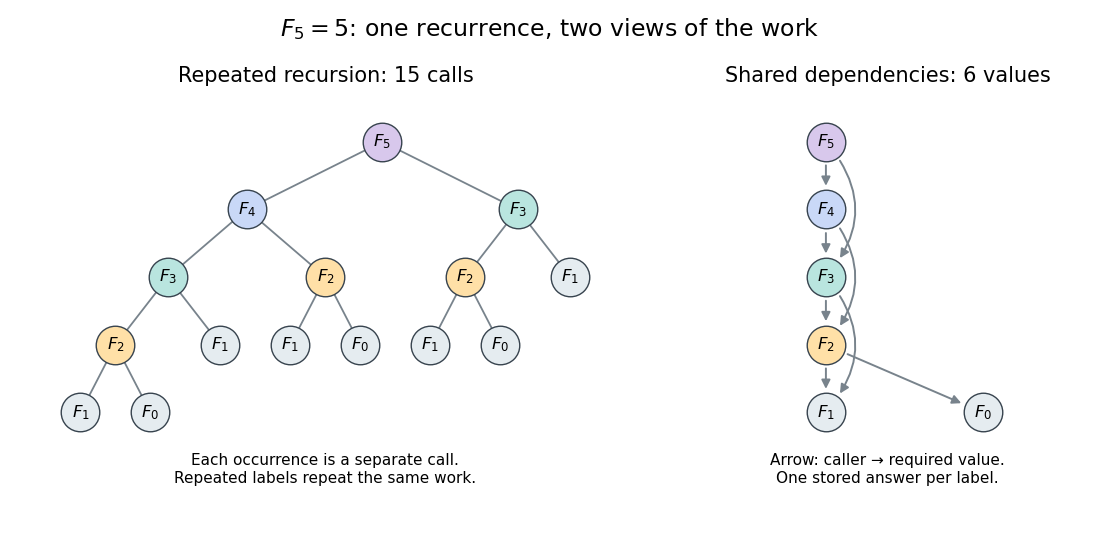

Reproduce this figure in Python.
"""Draw repeated Fibonacci calls and their distinct dependencies.

Run from _media with Python 3.14, matplotlib 3.10.7 and numpy 2.3.5.
"""

from pathlib import Path

import matplotlib.pyplot as plt
from matplotlib.patches import FancyArrowPatch


def main():
    colors = {0: "#e5ecf0", 1: "#e5ecf0", 2: "#ffe0a7", 3: "#b9e5df", 4: "#c9d8f7", 5: "#d8c8ec"}
    fig, axes = plt.subplots(1, 2, figsize=(11, 5.5), dpi=100,
                             gridspec_kw={"width_ratios": [1.65, 1]})
    fig.patch.set_facecolor("white")
    nodes, edges = [], []

    def visit(n, depth):
        index = len(nodes)
        nodes.append([n, None, depth])
        if n < 2:
            nodes[index][1] = sum(node[0] < 2 for node in nodes) - 1
        else:
            left, right = visit(n - 1, depth + 1), visit(n - 2, depth + 1)
            nodes[index][1] = (nodes[left][1] + nodes[right][1]) / 2
            edges.extend([(index, left), (index, right)])
        return index

    visit(5, 0)
    assert len(nodes) == 15 and len(edges) == 14
    ax = axes[0]
    for parent, child in edges:
        x1, y1 = nodes[parent][1:]
        x2, y2 = nodes[child][1:]
        ax.plot([x1, x2], [-y1, -y2], color="#78838c", lw=1.3, zorder=1)
    for n, x, depth in nodes:
        ax.scatter(x, -depth, s=770, color=colors[n], edgecolor="#37434e", zorder=2)
        ax.text(x, -depth, rf"$F_{n}$", ha="center", va="center", fontsize=12, zorder=3)
    ax.set(xlim=(-0.6, 7.6), ylim=(-4.65, 0.55))
    ax.set_title("Repeated recursion: 15 calls", fontsize=15, pad=16)
    ax.text(3.5, -4.6, "Each occurrence is a separate call.\nRepeated labels repeat the same work.",
            ha="center", va="top", fontsize=11)

    ax = axes[1]
    positions = {5: (0, 0), 4: (0, -1), 3: (0, -2), 2: (0, -3),
                 1: (0, -4), 0: (1.4, -4)}
    dag_edges = [(n, n - d) for n in range(2, 6) for d in (1, 2)]
    assert len(dag_edges) == 8
    for n, child in dag_edges:
        bend = -0.43 if n - child == 2 and n > 2 else 0
        ax.add_patch(FancyArrowPatch(positions[n], positions[child],
                                    connectionstyle=f"arc3,rad={bend}", arrowstyle="-|>",
                                    mutation_scale=13, shrinkA=17, shrinkB=17,
                                    color="#78838c", lw=1.4, zorder=1))
    for n, (x, y) in positions.items():
        ax.scatter(x, y, s=770, color=colors[n], edgecolor="#37434e", zorder=2)
        ax.text(x, y, rf"$F_{n}$", ha="center", va="center", fontsize=12, zorder=3)
    ax.set(xlim=(-1, 2.1), ylim=(-4.65, 0.55))
    ax.set_title("Shared dependencies: 6 values", fontsize=15, pad=16)
    ax.text(0.55, -4.6, "Arrow: caller → required value.\nOne stored answer per label.",
            ha="center", va="top", fontsize=11)
    for ax in axes:
        ax.set_facecolor("white")
        ax.axis("off")
    fig.suptitle(r"$F_5=5$: one recurrence, two views of the work", fontsize=17, y=0.97)
    fig.subplots_adjust(left=0.035, right=0.965, top=0.81, bottom=0.17, wspace=0.22)
    fig.savefig(Path(__file__).with_suffix(".png").name, facecolor="white", transparent=False)
    plt.close(fig)


if __name__ == "__main__":
    main()
